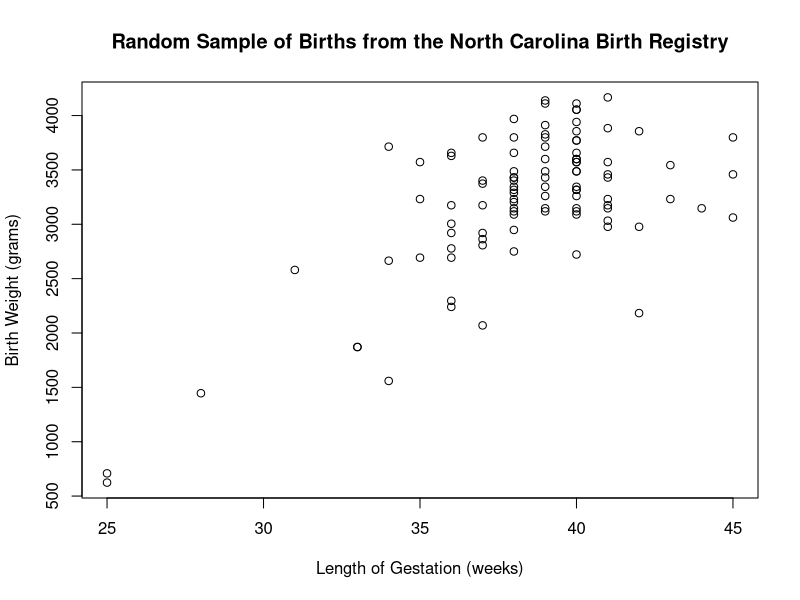
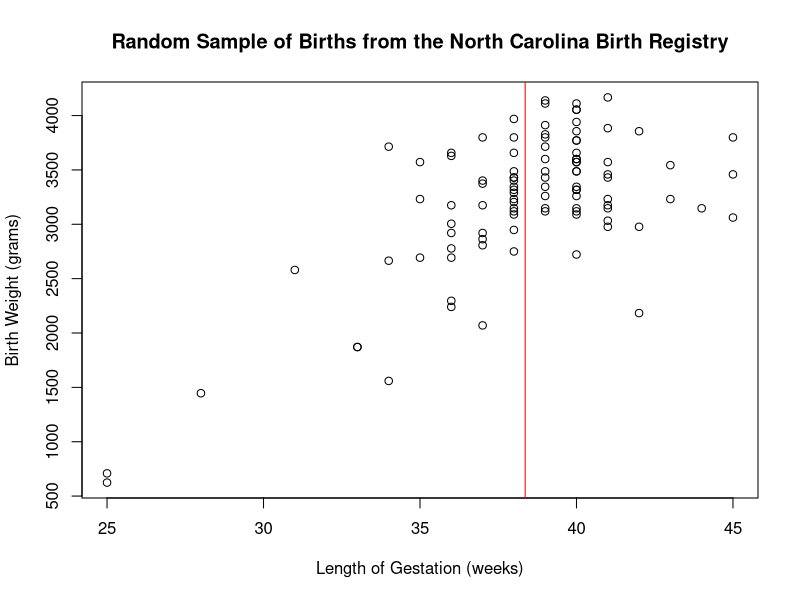
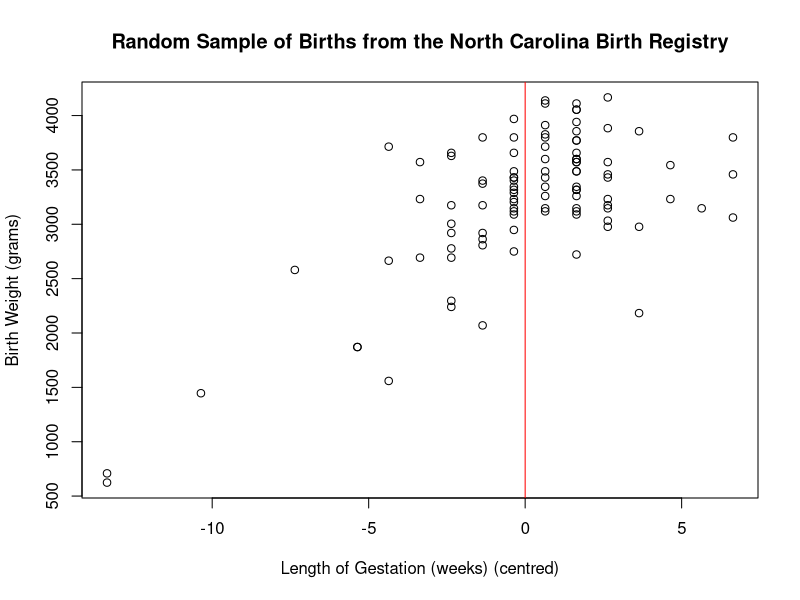
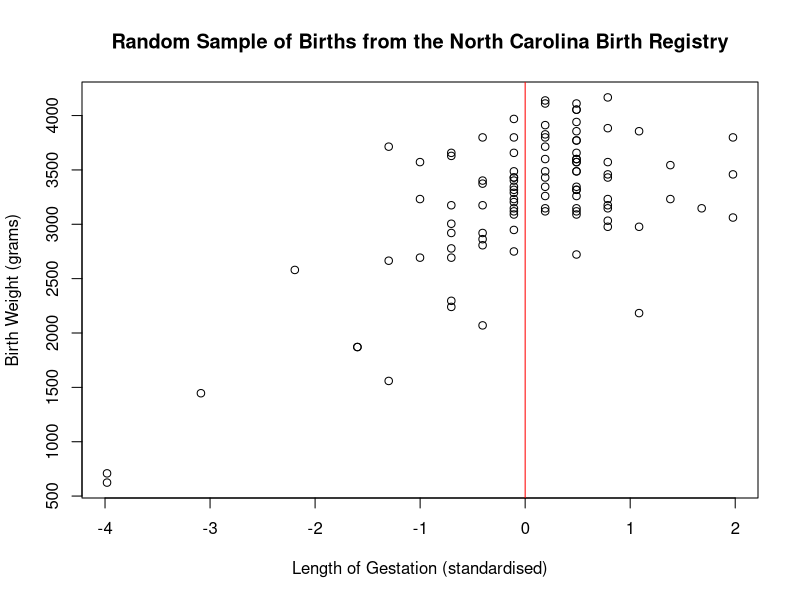
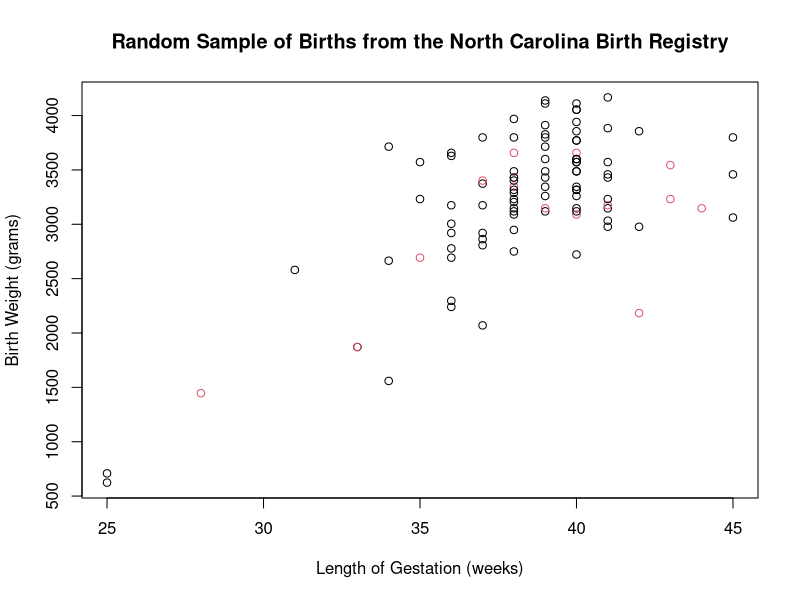
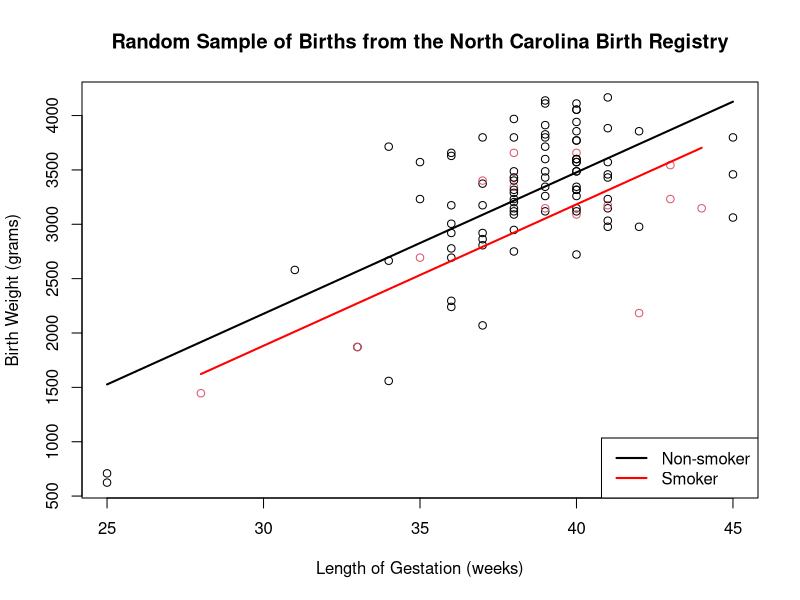

Generate these figures, in order, with R:
## ---- chunk 1
knitr::opts_chunk$set(echo = TRUE)
## ---- chunk 2
setwd("C:/Users/1/Dropbox/00 - Working Folder/Teaching/DPH112/2019-2020/Week ON10")
## ---- chunk 3
NCREG <- data.frame(ID <- c(1:100),
                    BW <- c(3147, 2977, 3119, 3487, 4111, 
                            3572, 3487, 3147, 3345, 2665, 
                            1559, 3799, 2750, 3487, 3317, 
                            3544, 3459, 2807, 3856, 3260, 
                            2183, 3204, 3005, 3090, 3430, 
                            3119, 3912, 3572, 3884, 3090, 
                            2977, 3799, 4054, 3430, 3459, 
                            3827, 3147, 3289, 3629, 3657, 
                            3175, 3232, 3175, 3657, 3600, 
                            3572, 709, 624, 2778, 3572, 
                            3232, 3317, 2863, 3175, 3317, 
                            3714, 2240, 3345, 3119, 2920, 
                            3430, 3232, 3430, 4139, 3714, 
                            1446, 3147, 2580, 3374, 3941, 
                            2070, 3345, 3600, 3232, 3657, 
                            3487, 2948, 2722, 3771, 3799, 
                            1871, 3260, 3969, 3771, 3600, 
                            2693, 3062, 2693, 3033, 3856, 
                            4111, 3799, 3147, 2920, 4054, 
                            2296, 3402, 1871, 4167, 3402),
                    WK <- c(40, 41, 38, 38, 39, 41, 40, 41, 38, 34, 
                            34, 38, 38, 40, 38, 43, 45, 37, 40, 40, 
                            42, 38, 36, 40, 39, 40, 39, 40, 41, 38, 
                            42, 37, 40, 38, 41, 39, 44, 38, 36, 36, 
                            41, 43, 36, 40, 39, 40, 25, 25, 36, 35, 
                            38, 40, 37, 37, 40, 34, 36, 39, 39, 37, 
                            41, 35, 38, 39, 39, 28, 39, 31, 37, 40, 
                            37, 40, 40, 41, 38, 39, 38, 40, 40, 45, 
                            33, 39, 38, 40, 40, 35, 45, 36, 41, 42, 
                            40, 39, 38, 36, 40, 36, 38, 33, 41, 37))
str(NCREG)
head(NCREG)
plot(y = NCREG$BW, x = NCREG$WK,
     ylab = "Birth Weight (grams)",
     xlab = "Length of Gestation (weeks)",
     main = "Random Sample of Births from the North Carolina Birth Registry")
## ---- chunk 4
plot(y = NCREG$BW, x = NCREG$WK,
     ylab = "Birth Weight (grams)",
     xlab = "Length of Gestation (weeks)",
     main = "Random Sample of Births from the North Carolina Birth Registry")
abline(v = 38.36, col = "red")
## ---- chunk 5
NCREG.LM1 <- lm(BW ~ WK, data = NCREG)
summary(NCREG.LM1)
## ---- chunk 6
NCREG$WK.CEN <- NCREG$WK - mean(NCREG$WK)
NCREG.LM2 <- lm(BW ~ WK.CEN, data = NCREG)
summary(NCREG.LM2)
## ---- chunk 7
plot(y = NCREG$BW, x = NCREG$WK.CEN,
     ylab = "Birth Weight (grams)",
     xlab = "Length of Gestation (weeks) (centred)",
     main = "Random Sample of Births from the North Carolina Birth Registry")
abline(v = 0, col = "red")
## ---- chunk 8
NCREG$DAY.CEN <- NCREG$WK.CEN * 7
NCREG.LM3 <- lm(BW ~ DAY.CEN, data = NCREG)
summary(NCREG.LM3)
## ---- chunk 9
NCREG$WK.STD <- NCREG$WK.CEN/sd(NCREG$WK.CEN)
plot(y = NCREG$BW, x = NCREG$WK.STD,
     ylab = "Birth Weight (grams)",
     xlab = "Length of Gestation (standardised)",
     main = "Random Sample of Births from the North Carolina Birth Registry")
abline(v = 0, col = "red")
## ---- chunk 10
NCREG.LM4 <- lm(BW ~ WK.STD, data = NCREG)
summary(NCREG.LM4)
## ---- chunk 11
sd(NCREG$WK.CEN)
## ---- chunk 12
NCREG2 <- data.frame(ID <- c(1:100),
                     BW <- c(3147, 2977, 3119, 3487, 4111, 
                             3572, 3487, 3147, 3345, 2665, 
                             1559, 3799, 2750, 3487, 3317, 
                             3544, 3459, 2807, 3856, 3260, 
                             2183, 3204, 3005, 3090, 3430, 
                             3119, 3912, 3572, 3884, 3090, 
                             2977, 3799, 4054, 3430, 3459, 
                             3827, 3147, 3289, 3629, 3657, 
                             3175, 3232, 3175, 3657, 3600, 
                             3572, 709, 624, 2778, 3572, 
                             3232, 3317, 2863, 3175, 3317, 
                             3714, 2240, 3345, 3119, 2920, 
                             3430, 3232, 3430, 4139, 3714, 
                             1446, 3147, 2580, 3374, 3941, 
                             2070, 3345, 3600, 3232, 3657, 
                             3487, 2948, 2722, 3771, 3799, 
                             1871, 3260, 3969, 3771, 3600, 
                             2693, 3062, 2693, 3033, 3856, 
                             4111, 3799, 3147, 2920, 4054, 
                             2296, 3402, 1871, 4167, 3402),
                     WK <- c(40, 41, 38, 38, 39, 41, 40, 41, 38, 34, 
                             34, 38, 38, 40, 38, 43, 45, 37, 40, 40, 
                             42, 38, 36, 40, 39, 40, 39, 40, 41, 38, 
                             42, 37, 40, 38, 41, 39, 44, 38, 36, 36, 
                             41, 43, 36, 40, 39, 40, 25, 25, 36, 35, 
                             38, 40, 37, 37, 40, 34, 36, 39, 39, 37, 
                             41, 35, 38, 39, 39, 28, 39, 31, 37, 40, 
                             37, 40, 40, 41, 38, 39, 38, 40, 40, 45, 
                             33, 39, 38, 40, 40, 35, 45, 36, 41, 42, 
                             40, 39, 38, 36, 40, 36, 38, 33, 41, 37),
                     SM <- c(0, 0, 0, 0, 0, 0, 0, 0, 1, 0, 
                             0, 0, 0, 0, 0, 1, 0, 0, 0, 0, 
                             1, 0, 0, 1, 0, 0, 0, 0, 0, 0, 
                             0, 0, 0, 1, 0, 0, 1, 0, 0, 0, 
                             1, 1, 0, 1, 0, 0, 0, 0, 0, 0, 
                             0, 0, 0, 0, 0, 0, 0, 0, 0, 0, 
                             0, 0, 0, 0, 0, 1, 1, 0, 0, 0, 
                             0, 0, 0, 0, 1, 0, 0, 0, 0, 0, 
                             0, 0, 0, 0, 0, 1, 0, 0, 0, 0, 
                             0, 0, 0, 0, 0, 0, 0, 1, 0, 1))
str(NCREG2)
head(NCREG2)
## ---- chunk 13
NCREG2$SM.F <- factor(NCREG2$SM, 
                      levels = c(0,1), 
                      labels = c("Non-smoker", "Smoker"))
str(NCREG2)
head(NCREG2)
## ---- chunk 14
with(NCREG2, plot(WK, BW, col = SM.F,
                  ylab = "Birth Weight (grams)",
                  xlab = "Length of Gestation (weeks)", 
                  main = "Random Sample of Births from the North Carolina Birth Registry"))
## ---- chunk 15
NCREG2.LM1 <- lm(BW ~ WK + SM.F, data = NCREG2)
summary(NCREG2.LM1)
## ---- chunk 16
with(NCREG2, plot(WK, BW, col = SM.F,
                  ylab = "Birth Weight (grams)",
                  xlab = "Length of Gestation (weeks)", 
                  main = "Random Sample of Births from the North Carolina Birth Registry"))
legend("bottomright", legend=c("Non-smoker","Smoker"), 
       lty=c(1,1,1), lwd=2, cex=1, col=c("black","red"))
lines(NCREG2$WK[NCREG2$SM.F=="Non-smoker"],
      fitted(NCREG2.LM1)[NCREG2$SM.F=="Non-smoker"], 
      lwd=2, col="black")
lines(NCREG2$WK[NCREG2$SM.F=="Smoker"],
      fitted(NCREG2.LM1)[NCREG2$SM.F=="Smoker"], 
      lwd=2, col="red")
